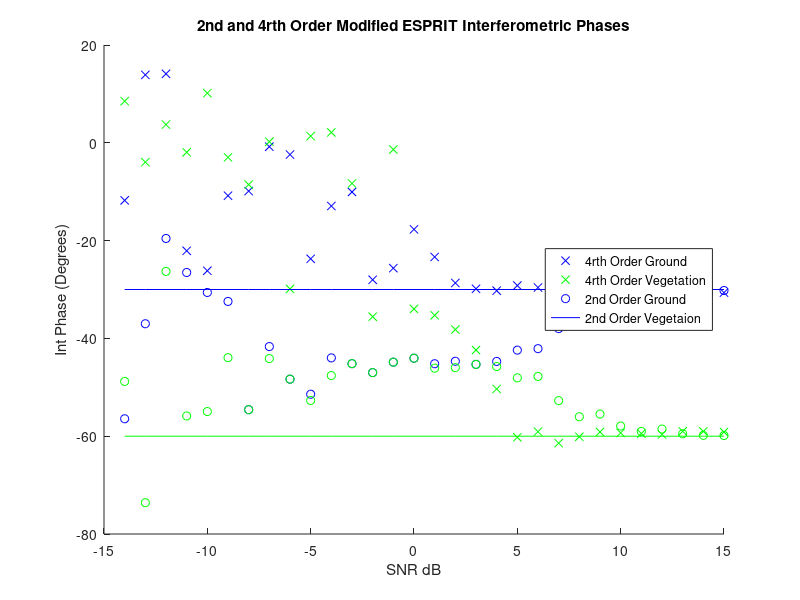
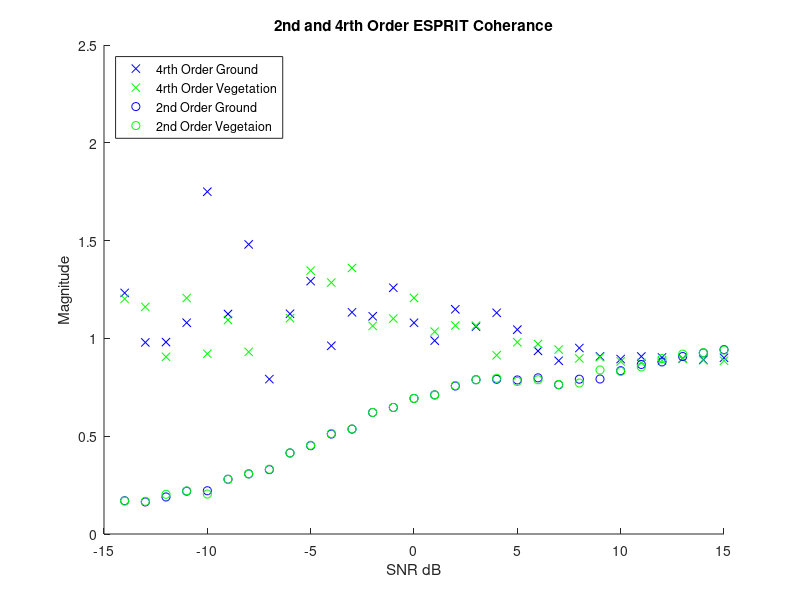

Reproduce these figures in MATLAB, in order.
function AppliedCumulant_InnerProduct_SIM
%% Afric_Sim_test_ESPRIT
clc;clear;
%% Initializations
alpha = 1; %ground weighting factor
beta = 1;   %veg weighting factor

Pol_ground = [1;1;0]/sqrt(2);
Pol_Cum_ground = [1;1;0;1;0;0]/sqrt(3); %ground
Pol_vegitation = [1;1;1]/sqrt(3);
Pol_Cum_vegitation = [1;1;1;1;1;1]/sqrt(6); %vegitation

eye_2 = 0;
G_O = 30;
ground_offset = G_O*pi/180; % ground interferomitry offset
V_O = 60;
vegitation_offset = V_O*pi/180;    % veg interferomitry offset

Averaged_samples = 20;
Window_optimal = 81;    %size of window
SNR_samples = 30;

ground_angle_4 = zeros(SNR_samples,1);
ground_angle_2 = zeros(SNR_samples,1);

vegitation_angle_4 = zeros(SNR_samples,1);
vegitation_angle_2 = zeros(SNR_samples,1);

ground_abs_4 = zeros(SNR_samples,1);
ground_abs_2 = zeros(SNR_samples,1);

vegitation_abs_4 = zeros(SNR_samples,1);
vegitation_abs_2 = zeros(SNR_samples,1);

SNR = zeros(1,SNR_samples);
%% Matrix Construction
for SNR_sample = fliplr(1:SNR_samples);
    
    SNR(SNR_sample)=SNR_sample-15;
    Noise = (10^(-SNR(SNR_sample)/20))/sqrt(3);
    
    for unusedvariable = 1:Averaged_samples
        
        %% Matrix Construction
        
        g =  Pol_ground*exp(1i*2*pi*rand(1,Window_optimal));
        v =  Pol_vegitation*exp(1i*2*pi*rand(1,Window_optimal));
        
        s1 = alpha*g + beta*v;
        s2 = alpha*exp(1i*ground_offset)*g + beta*exp(1i*vegitation_offset)*v;
        
        s1_Noise = s1 + Noise*sqrt(-2*log(1-rand(3,Window_optimal))).*exp(1i*2*pi*rand(3,Window_optimal));
        s2_Noise = s2 + Noise*sqrt(-2*log(1-rand(3,Window_optimal))).*exp(1i*2*pi*rand(3,Window_optimal));
        
        %% Second Order Stats
        
        S1_2 = [s1_Noise(1,:)
            s1_Noise(2,:)
            s1_Noise(3,:)];
        
        S2_2 = [s2_Noise(1,:)
            s2_Noise(2,:)
            s2_Noise(3,:)];
        
        R1_2 = S1_2*S1_2'/Window_optimal;
        R2_2 = S1_2*S2_2'/Window_optimal;
        
        [eigenvec_2,eigenval_2] =eig((pinv(R1_2 + eye_2*eye(3)))...
            *R2_2,'nobalance');
        
        polfilter_2 = abs(Pol_ground'*eigenvec_2);
        [~,srt_2] = sort(polfilter_2,'descend');
        ground_angle_2(SNR_sample) = ground_angle_2(SNR_sample)...
            + angle(eigenval_2(srt_2(1),srt_2(1)))/Averaged_samples;
        
        ground_abs_2(SNR_sample) = ground_abs_2(SNR_sample)...
            + abs(eigenval_2(srt_2(1),srt_2(1)))/Averaged_samples;
        
        polfilter_2 = abs(Pol_vegitation'*eigenvec_2);
        [~,srt_2] = sort(polfilter_2,'descend');
        vegitation_angle_2(SNR_sample) = vegitation_angle_2(SNR_sample)...
            + angle(eigenval_2(srt_2(1),srt_2(1)))/Averaged_samples;
        
        vegitation_abs_2(SNR_sample) = vegitation_abs_2(SNR_sample)...
            + abs(eigenval_2(srt_2(1),srt_2(1)))/Averaged_samples;
        %% Fourth Order Statistics
        
        [ Cumulant_11, Cumulant_12] = Cumulant( s1_Noise ,s2_Noise,Window_optimal );
        
        [~,eigenvalCov_4] = eig(Cumulant_11,'nobalance');
        
        eye_4 = (1/(6^2))*sqrt(((eigenvalCov_4(1,1) - 1)^2)....
            +((eigenvalCov_4(2,2) - 1)^2)....
            +((eigenvalCov_4(3,3) - 1)^2)....
            +((eigenvalCov_4(4,4) - 1)^2)....
            +((eigenvalCov_4(5,5) - 1)^2)....
            +((eigenvalCov_4(6,6) - 1)^2));
        
        [eigenvec_4,eigenval_4] = eig((pinv(Cumulant_11 - eye_4*eye(6)))...
            *Cumulant_12,'nobalance');
        
        polfilter_4 = abs(Pol_Cum_ground'*eigenvec_4);
        [~,srt_4] = sort(polfilter_4,'descend');
        ground_angle_4(SNR_sample) = ground_angle_4(SNR_sample)...
            + 0.5*angle(eigenval_4(srt_4(1),srt_4(1)))/Averaged_samples;
        
        ground_abs_4(SNR_sample) = ground_abs_4(SNR_sample)...
            + sqrt(abs(eigenval_4(srt_4(1),srt_4(1))))/Averaged_samples;

        polfilter_4 = abs(Pol_Cum_vegitation'*eigenvec_4);
        [~,srt_4] = sort(polfilter_4,'descend');
        vegitation_angle_4(SNR_sample) = vegitation_angle_4(SNR_sample)...
            + 0.5*angle(eigenval_4(srt_4(1),srt_4(1)))/Averaged_samples;
        
        vegitation_abs_4(SNR_sample) = vegitation_abs_4(SNR_sample)...
            + sqrt(abs(eigenval_4(srt_4(1),srt_4(1))))/Averaged_samples;
    end
end
%% Plotting Results
figure(1);
title('2nd and 4rth Order Modified ESPRIT Interferometric Phases');
xlabel('SNR dB');ylabel('Int Phase (Degrees)');
hold on;
plot(SNR,(ground_angle_4)*180/pi,'bx');
plot(SNR,(vegitation_angle_4)*180/pi,'gx');
plot(SNR,(ground_angle_2)*180/pi,'bo');
plot(SNR,-G_O*ones(1,SNR_samples),'b');
plot(SNR,(vegitation_angle_2)*180/pi,'go');
plot(SNR,-V_O*ones(1,SNR_samples),'g');
legend('4rth Order Ground','4rth Order Vegetation','2nd Order Ground','2nd Order Vegetaion','Location','east')
hold off
%
figure(2);
title('2nd and 4rth Order ESPRIT Coherance');
xlabel('SNR dB');ylabel('Magnitude');
hold on;
plot(SNR,ground_abs_4,'bx');
plot(SNR,vegitation_abs_4,'gx');
plot(SNR,ground_abs_2,'bo');
plot(SNR,vegitation_abs_2,'go');
% axis([-10,20,0,2])
legend('4rth Order Ground','4rth Order Vegetation','2nd Order Ground','2nd Order Vegetaion','Location','northwest')
hold off

end
%% Cumulant Function
function [ Cumulant_11,Cumulant_12] = Cumulant( s1_Noise,s2_Noise ,Window_optimal)
        %% Forming the Six Arrays
        S1_2 = [s1_Noise(1,:)
            s1_Noise(2,:)
            s1_Noise(3,:)];
        
        S2_2 = [s2_Noise(1,:)
            s2_Noise(2,:)
            s2_Noise(3,:)];
        
        R11_2 = S1_2*S1_2.'/Window_optimal;
        E_h1_h1 = R11_2(1,1);
        E_h1_v1 = R11_2(1,2);
        E_h1_x1 = R11_2(1,3);
        E_v1_v1 = R11_2(2,2);
        E_v1_x1 = R11_2(2,3);
        E_x1_x1 = R11_2(3,3);
        
        R11c_2 = S1_2*S1_2'/Window_optimal;
        E_h1_h1c = R11c_2(1,1);
        E_h1_v1c = R11c_2(1,2);
        E_h1_x1c = R11c_2(1,3);
        E_v1_h1c = R11c_2(2,1);
        E_v1_v1c = R11c_2(2,2);
        E_v1_x1c = R11c_2(2,3);
        E_x1_h1c = R11c_2(3,1);
        E_x1_v1c = R11c_2(3,2);
        E_x1_x1c = R11c_2(3,3);
        
        R12c_2 = S1_2*S2_2'/Window_optimal;
        E_h1_h2c = R12c_2(1,1);
        E_h1_v2c = R12c_2(1,2);
        E_h1_x2c = R12c_2(1,3);
        E_v1_h2c = R12c_2(2,1);
        E_v1_v2c = R12c_2(2,2);
        E_v1_x2c = R12c_2(2,3);
        E_x1_h2c = R12c_2(3,1);
        E_x1_v2c = R12c_2(3,2);
        E_x1_x2c = R12c_2(3,3);
        
        R22_2 = S2_2*S2_2.'/Window_optimal;
        E_h2_h2 = R22_2(1,1);
        E_h2_v2 = R22_2(1,2);
        E_h2_x2 = R22_2(1,3);
        E_v2_v2 = R22_2(2,2);
        E_v2_x2 = R22_2(2,3);
        E_x2_x2 = R22_2(3,3);
        
        S1_4 = [s1_Noise(1,:).*s1_Noise(1,:)
            s1_Noise(2,:).*s1_Noise(2,:)
            s1_Noise(3,:).*s1_Noise(3,:)
            s1_Noise(1,:).*s1_Noise(2,:)
            s1_Noise(1,:).*s1_Noise(3,:)
            s1_Noise(2,:).*s1_Noise(3,:)];
        
        S2_4 = [s2_Noise(1,:).*s2_Noise(1,:)
            s2_Noise(2,:).*s2_Noise(2,:)
            s2_Noise(3,:).*s2_Noise(3,:)
            s2_Noise(1,:).*s2_Noise(2,:)
            s2_Noise(1,:).*s2_Noise(3,:)
            s2_Noise(2,:).*s2_Noise(3,:)];
        
        R11_4 = S1_4*S1_4'/Window_optimal;
        R12_4 = S1_4*S2_4'/Window_optimal;

        %% Forming Cumulant One Matrix
        %% HH
        Cumulant_11(1,1) = R11_4(1,1) - E_h1_h1*conj(E_h1_h1)...
            - E_h1_h1c*E_h1_h1c ...
            - E_h1_h1c*E_h1_h1c;
        
        Cumulant_11(1,2) = R11_4(1,2) - E_h1_h1*conj(E_v1_v1)...
            - E_h1_v1c*E_h1_v1c...
            - E_h1_v1c*E_h1_v1c;
        
        Cumulant_11(1,3) = R11_4(1,3) - E_h1_h1*conj(E_x1_x1)...
            - E_h1_x1c*E_h1_x1c...
            - E_h1_x1c*E_h1_x1c;
        
        Cumulant_11(1,4) = R11_4(1,4) - E_h1_h1*conj(E_h1_v1)...
            - E_h1_h1c*E_h1_v1c...
            - E_h1_v1c*E_h1_h1c;
        
        Cumulant_11(1,5) = R11_4(1,5) - E_h1_h1*conj(E_h1_x1)...
            - E_h1_h1c*E_h1_x1c...
            - E_h1_x1c*E_h1_h1c;
        
        Cumulant_11(1,6) = R11_4(1,6) - E_h1_h1*conj(E_v1_x1)...
            - E_h1_v1c*E_h1_x1c...
            - E_h1_x1c*E_h1_v1c;
        %% VV
        Cumulant_11(2,1) = R11_4(2,1) - E_v1_v1*conj(E_h1_h1)...
            - E_v1_h1c*E_v1_h1c...
            - E_v1_h1c*E_v1_h1c;
        
        Cumulant_11(2,2) = R11_4(2,2) - E_v1_v1*conj(E_v1_v1)...
            - E_v1_v1c*E_v1_v1c...
            - E_v1_v1c*E_v1_v1c;
        
        Cumulant_11(2,3) = R11_4(2,3) - E_v1_v1*conj(E_x1_x1)...
            - E_v1_x1c*E_v1_x1c...
            - E_v1_x1c*E_v1_x1c;
        
        Cumulant_11(2,4) = R11_4(2,4) - E_v1_v1*conj(E_h1_v1)...
            - E_v1_h1c*E_v1_v1c...
            - E_v1_v1c*E_v1_h1c;
        
        Cumulant_11(2,5) = R11_4(2,5) - E_v1_v1*conj(E_h1_x1)...
            - E_v1_h1c*E_v1_x1c...
            - E_v1_x1c*E_v1_h1c;
        
        Cumulant_11(2,6) = R11_4(2,6) - E_v1_v1*conj(E_v1_x1)...
            - E_v1_v1c*E_v1_x1c...
            - E_v1_x1c*E_v1_v1c;
        %% XX
        
        Cumulant_11(3,1) = R11_4(3,1) - E_x1_x1*conj(E_h1_h1)...
            - E_x1_h1c*E_x1_h1c...
            - E_x1_h1c*E_x1_h1c;
        
        Cumulant_11(3,2) = R11_4(3,2) - E_x1_x1*conj(E_v1_v1)...
            - E_x1_v1c*E_x1_v1c...
            - E_x1_v1c*E_x1_v1c;
        
        Cumulant_11(3,3) = R11_4(3,3) - E_x1_x1*conj(E_x1_x1)...
            - E_x1_x1c*E_x1_x1c...
            - E_x1_x1c*E_x1_x1c;
        
        Cumulant_11(3,4) = R11_4(3,4) - E_x1_x1*conj(E_h1_v1)...
            - E_x1_h1c*E_x1_v1c...
            - E_x1_v1c*E_x1_h1c;
        
        Cumulant_11(3,5) = R11_4(3,5) - E_x1_x1*conj(E_h1_x1)...
            - E_x1_h1c*E_x1_x1c...
            - E_x1_x1c*E_x1_h1c;
        
        Cumulant_11(3,6) = R11_4(3,6) - E_x1_x1*conj(E_v1_x1)...
            - E_x1_v1c*E_x1_x1c...
            - E_x1_x1c*E_x1_v1c;
        %% HV
        Cumulant_11(4,1) = R11_4(4,1) - E_h1_v1*conj(E_h1_h1)...
            - E_h1_h1c*E_v1_h1c...
            - E_h1_h1c*E_v1_h1c;
        
        Cumulant_11(4,2) = R11_4(4,2) - E_h1_v1*conj(E_v1_v1)...
            - E_h1_v1c*E_v1_v1c...
            - E_h1_v1c*E_v1_v1c;
        
        Cumulant_11(4,3) = R11_4(4,3) - E_h1_v1*conj(E_x1_x1)...
            - E_h1_x1c*E_v1_x1c...
            - E_h1_x1c*E_v1_x1c;
        
        Cumulant_11(4,4) = R11_4(4,4) - E_h1_v1*conj(E_h1_v1)...
            - E_h1_h1c*E_v1_v1c...
            - E_h1_v1c*E_v1_h1c;
        
        Cumulant_11(4,5) = R11_4(4,5) - E_h1_v1*conj(E_h1_x1)...
            - E_h1_h1c*E_v1_x1c...
            - E_h1_x1c*E_v1_h1c;
        
        Cumulant_11(4,6) = R11_4(4,6) - E_h1_v1*conj(E_v1_x1)...
            - E_h1_v1c*E_v1_x1c...
            - E_h1_x1c*E_v1_v1c;
        %% HX
        Cumulant_11(5,1) = R11_4(5,1) - E_h1_x1*conj(E_h1_h1)...
            - E_h1_h1c*E_x1_h1c...
            - E_h1_h1c*E_x1_h1c;
        
        Cumulant_11(5,2) = R11_4(5,2) - E_h1_x1*conj(E_v1_v1)...
            - E_h1_v1c*E_x1_v1c...
            - E_h1_v1c*E_x1_v1c;
        
        Cumulant_11(5,3) = R11_4(5,3) - E_h1_x1*conj(E_x1_x1)...
            - E_h1_x1c*E_x1_x1c...
            - E_h1_x1c*E_x1_x1c;
        
        Cumulant_11(5,4) = R11_4(5,4) - E_h1_x1*conj(E_h1_v1)...
            - E_h1_h1c*E_x1_v1c...
            - E_h1_v1c*E_x1_h1c;
        
        Cumulant_11(5,5) = R11_4(5,5) - E_h1_x1*conj(E_h1_x1)...
            - E_h1_h1c*E_x1_x1c...
            - E_h1_x1c*E_x1_h1c;
        
        Cumulant_11(5,6) = R11_4(5,6) - E_h1_x1*conj(E_v1_x1)...
            - E_h1_v1c*E_x1_x1c...
            - E_h1_x1c*E_x1_v1c;
        %%VX
        Cumulant_11(6,1) = R11_4(6,1) - E_v1_x1*conj(E_h1_h1)...
            - E_v1_h1c*E_x1_h1c...
            - E_v1_h1c*E_x1_h1c;
        
        Cumulant_11(6,2) = R11_4(6,2) - E_v1_x1*conj(E_v1_v1)...
            - E_v1_v1c*E_x1_v1c...
            - E_v1_v1c*E_x1_v1c;
        
        Cumulant_11(6,3) = R11_4(6,3) - E_v1_x1*conj(E_x1_x1)...
            - E_v1_x1c*E_x1_x1c...
            - E_v1_x1c*E_x1_x1c;
        
        Cumulant_11(6,4) = R11_4(6,4) - E_v1_x1*conj(E_h1_v1)...
            - E_v1_h1c*E_x1_v1c...
            - E_v1_v1c*E_x1_h1c;
        
        Cumulant_11(6,5) = R11_4(6,5) - E_v1_x1*conj(E_h1_x1)...
            - E_v1_h1c*E_x1_x1c...
            - E_v1_x1c*E_x1_h1c;
        
        Cumulant_11(6,6) = R11_4(6,6) - E_v1_x1*conj(E_v1_x1)...
            - E_v1_v1c*E_x1_x1c...
            - E_v1_x1c*E_x1_v1c;
        
        %% Forming Cumulant Two Matrix
        %% HH
        Cumulant_12(1,1) = R12_4(1,1) - E_h1_h1*conj(E_h2_h2)...
            - E_h1_h2c*E_h1_h2c...
            - E_h1_h2c*E_h1_h2c;
        
        Cumulant_12(1,2) = R12_4(1,2) - E_h1_h1*conj(E_v2_v2)...
            - E_h1_v2c*E_h1_v2c...
            - E_h1_v2c*E_h1_v2c;
        
        Cumulant_12(1,3) = R12_4(1,3) - E_h1_h1*conj(E_x2_x2)...
            - E_h1_x2c*E_h1_x2c...
            - E_h1_x2c*E_h1_x2c;
        
        Cumulant_12(1,4) = R12_4(1,4) - E_h1_h1*conj(E_h2_v2)...
            - E_h1_h2c*E_h1_v2c...
            - E_h1_v2c*E_h1_h2c;
        
        
        Cumulant_12(1,5) = R12_4(1,5) - E_h1_h1*conj(E_h2_x2)...
            - E_h1_h2c*E_h1_x2c...
            - E_h1_x2c*E_h1_h2c;
        
        Cumulant_12(1,6) = R12_4(1,6) - E_h1_h1*conj(E_v2_x2)...
            - E_h1_v2c*E_h1_x2c...
            - E_h1_x2c*E_h1_v2c;
        %% VV
        Cumulant_12(2,1) = R12_4(2,1) - E_v1_v1*conj(E_h2_h2)...
            - E_v1_h2c*E_v1_h2c...
            - E_v1_h2c*E_v1_h2c;
        
        Cumulant_12(2,2) = R12_4(2,2) - E_v1_v1*conj(E_v2_v2)...
            - E_v1_v2c*E_v1_v2c...
            - E_v1_v2c*E_v1_v2c;
        
        Cumulant_12(2,3) = R12_4(2,3) - E_v1_v1*conj(E_x2_x2)...
            - E_v1_x2c*E_v1_x2c...
            - E_v1_x2c*E_v1_x2c;
        
        Cumulant_12(2,4) = R12_4(2,4) - E_v1_v1*conj(E_h2_v2)...
            - E_v1_h2c*E_v1_v2c...
            - E_v1_v2c*E_v1_h2c;
        
        Cumulant_12(2,5) = R12_4(2,5) - E_v1_v1*conj(E_h2_x2)...
            - E_v1_h2c*E_v1_x2c...
            - E_v1_x2c*E_v1_h2c;
        
        Cumulant_12(2,6) = R12_4(2,6) - E_v1_v1*conj(E_v2_x2)...
            - E_v1_v2c*E_v1_x2c...
            - E_v1_x2c*E_v1_v2c;
        %% XX
        Cumulant_12(3,1) = R12_4(3,1) - E_x1_x1*conj(E_h2_h2)...
            - E_x1_h2c*E_x1_h2c...
            - E_x1_h2c*E_x1_h2c;
        
        Cumulant_12(3,2) = R12_4(3,2) - E_x1_x1*conj(E_v2_v2)...
            - E_x1_v2c*E_x1_v2c...
            - E_x1_v2c*E_x1_v2c;
        
        Cumulant_12(3,3) = R12_4(3,3) - E_x1_x1*conj(E_x2_x2)...
            - E_x1_x2c*E_x1_x2c...
            - E_x1_x2c*E_x1_x2c;
        
        Cumulant_12(3,4) = R12_4(3,4) - E_x1_x1*conj(E_h2_v2)...
            - E_x1_h2c*E_x1_v2c...
            - E_x1_v2c*E_x1_h2c;
        
        Cumulant_12(3,5) = R12_4(3,5) - E_x1_x1*conj(E_h2_x2)...
            - E_x1_h2c*E_x1_x2c...
            - E_x1_x2c*E_x1_h2c;
        
        Cumulant_12(3,6) = R12_4(3,6) - E_x1_x1*conj(E_v2_x2)...
            - E_x1_v2c*E_x1_x2c...
            - E_x1_x2c*E_x1_v2c;
        %% HV
        
        Cumulant_12(4,1) = R12_4(4,1) - E_h1_v1*conj(E_h2_h2)...
            - E_h1_h2c*E_v1_h2c...
            - E_h1_h2c*E_v1_h2c;
        
        Cumulant_12(4,2) = R12_4(4,2) - E_h1_v1*conj(E_v2_v2)...
            - E_h1_v2c*E_v1_v2c...
            - E_h1_v2c*E_v1_v2c;
        
        Cumulant_12(4,3) = R12_4(4,3) - E_h1_v1*conj(E_x2_x2)...
            - E_h1_x2c*E_v1_x2c...
            - E_h1_x2c*E_v1_x2c;
        
        Cumulant_12(4,4) = R12_4(4,4) - E_h1_v1*conj(E_h2_v2)...
            - E_h1_h2c*E_v1_v2c...
            - E_h1_v2c*E_v1_h2c;
        
        Cumulant_12(4,5) = R12_4(4,5) - E_h1_v1*conj(E_h2_x2)...
            - E_h1_h2c*E_v1_x2c...
            - E_h1_x2c*E_v1_h2c;
        
        Cumulant_12(4,6) = R12_4(4,6) - E_h1_v1*conj(E_v2_x2)...
            - E_h1_v2c*E_v1_x2c...
            - E_h1_x2c*E_v1_v2c;
        %% HX
        Cumulant_12(5,1) = R12_4(5,1) - E_h1_x1*conj(E_h2_h2)...
            - E_h1_h2c*E_x1_h2c...
            - E_h1_h2c*E_x1_h2c;
        
        Cumulant_12(5,2) = R12_4(5,2) - E_h1_x1*conj(E_v2_v2)...
            - E_h1_v2c*E_x1_v2c...
            - E_h1_v2c*E_x1_v2c;
        
        Cumulant_12(5,3) = R12_4(5,3) - E_h1_x1*conj(E_x2_x2)...
            - E_h1_x2c*E_x1_x2c...
            - E_h1_x2c*E_x1_x2c;
        
        Cumulant_12(5,4) = R12_4(5,4) - E_h1_x1*conj(E_h2_v2)...
            - E_h1_h2c*E_x1_v2c...
            - E_h1_v2c*E_x1_h2c;
        
        Cumulant_12(5,5) = R12_4(5,5) - E_h1_x1*conj(E_h2_x2)...
            - E_h1_h2c*E_x1_x2c...
            - E_h1_x2c*E_x1_h2c;
        
        Cumulant_12(5,6) = R12_4(5,6) - E_h1_x1*conj(E_v2_x2)...
            - E_h1_v2c*E_x1_x2c...
            - E_h1_x2c*E_x1_v2c;
        % VX
        
        Cumulant_12(6,1) = R12_4(6,1) - E_v1_x1*conj(E_h2_h2)...
            - E_v1_h2c*E_x1_h2c...
            - E_v1_h2c*E_x1_h2c;
        
        Cumulant_12(6,2) = R12_4(6,2) - E_v1_x1*conj(E_v2_v2)...
            - E_v1_v2c*E_x1_v2c...
            - E_v1_v2c*E_x1_v2c;
        
        Cumulant_12(6,3) = R12_4(6,3) - E_v1_x1*conj(E_x2_x2)...
            - E_v1_x2c*E_x1_x2c...
            - E_v1_x2c*E_x1_x2c;
        
        Cumulant_12(6,4) = R12_4(6,4) - E_v1_x1*conj(E_h2_v2)...
            - E_v1_h2c*E_x1_v2c...
            - E_v1_v2c*E_x1_h2c;
        
        Cumulant_12(6,5) = R12_4(6,5) - E_v1_x1*conj(E_h2_x2)...
            - E_v1_h2c*E_x1_x2c...
            - E_v1_x2c*E_x1_h2c;
        
        Cumulant_12(6,6) = R12_4(6,6) - E_v1_x1*conj(E_v2_x2)...
            - E_v1_v2c*E_x1_x2c...
            - E_v1_x2c*E_x1_v2c;

 
end
